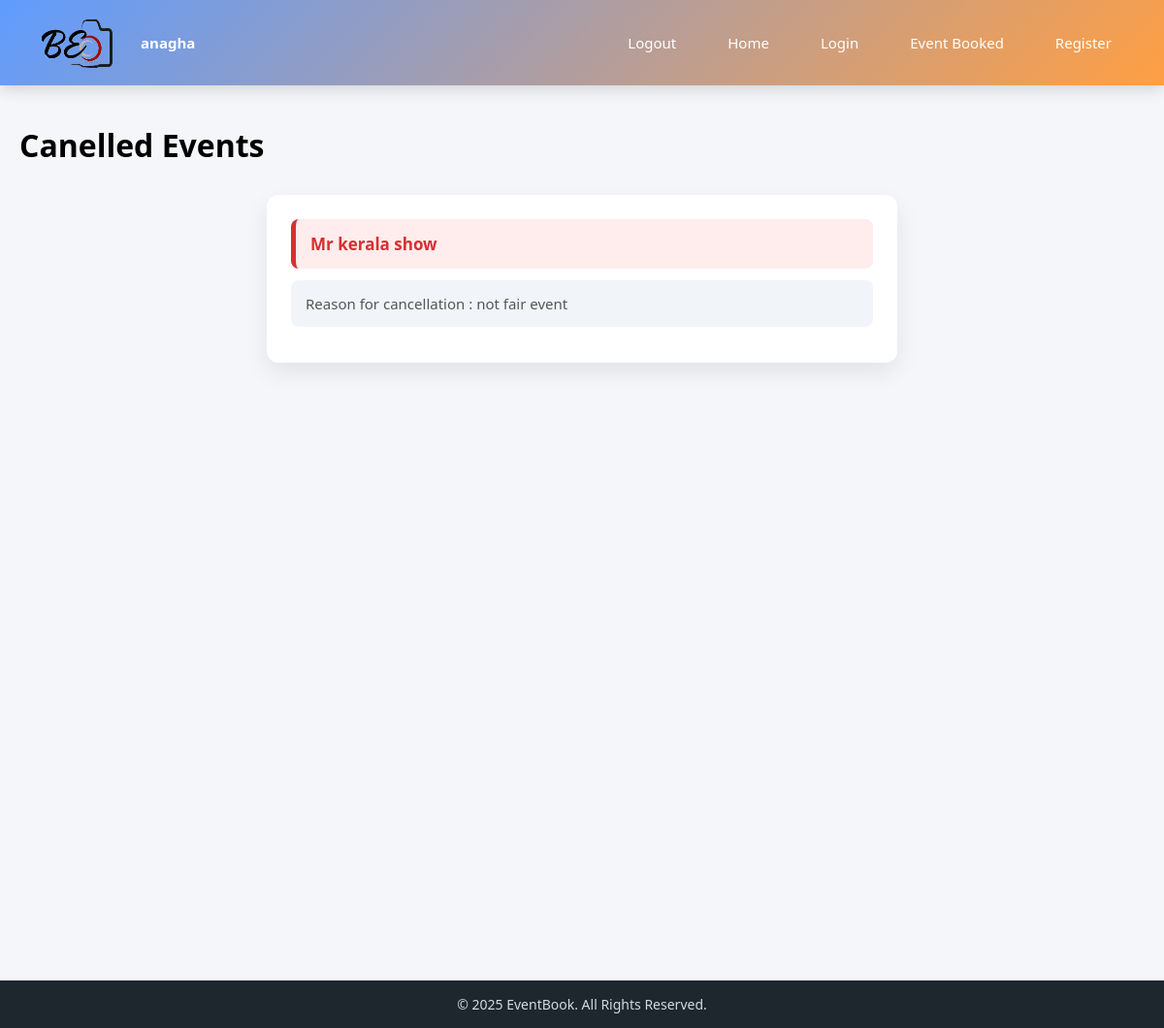
The page /cancel_notification (signed in) on the database its author committed.
### app1/models.py (models this page shows)
class CustomUser(AbstractUser):
    username = models.CharField(max_length=50,unique=True)
    email = models.EmailField(unique=True)
    ROLE_CHOICE = (
        ('admin','admin'),
        ('user','user'),
        ('hoster','hoster')
    )
    role = models.CharField(max_length=50,choices=ROLE_CHOICE,default='user')

class Event_cancel(models.Model):
    event = models.OneToOneField(Events,on_delete=models.CASCADE,null=True)
    user = models.ForeignKey(CustomUser,on_delete=models.CASCADE,null=True)
    reason = models.TextField(blank=True)

class Events(models.Model):
    hoster = models.ForeignKey(CustomUser,on_delete=models.CASCADE,null=True)
    title = models.CharField(max_length=50)
    event_cat = models.ForeignKey(event_category,on_delete=models.CASCADE)
    location = models.TextField(null=True)
    e_image = models.ImageField(upload_to='events')
    STATUS = (
        ('pending','pending'),
        ('approved','approved'),
        ('rejected','rejected')
    )
    admin_approval = models.CharField(max_length=50,choices=STATUS,default='pending')
    def __str__(self):
        return self.title

### app1/views.py (the view)
# urls.py: path('cancel_notification',cancel_notification,name='cancel_noti')
def cancel_notification(request):
    cancel = Event_cancel.objects.all()
    cancel_count = cancel.count()
    return render(request,'cancel_notf.html',{'cancel':cancel,'cancel_count':cancel_count})

### template/cancel_notf.html (shortened to what this page needs)
{%extends 'base.html'%}
{%block contents%}
<!DOCTYPE html>
<html lang="en">
<head>
    <link rel="stylesheet" href="/static/css/cancel_notf.css">
</head>
<body>
    <h1>Canelled Events</h1>
    <div class="cancel_notification_main">
        <div class="cancel_notification_card">
    {% for i in cancel %}
    <p id="event1">{{i.event}}</p>
    <p>Reason for cancellation : {{i.reason}}</p>
    {% endfor %}
        </div>
    </div>
</body>
</html>
{%endblock%}

### template/base.html (shortened to what this page needs)
<!DOCTYPE html>
<html lang="en">
<head>
    <link rel="stylesheet" href="/static/css/base_pg.css">
</head>
<body>
    <div class="main">
        <div class="header">
            <div class="logo">
                <img src="/static/images/BE logo.png" alt="" width="80px" height="60px">
            </div>
            {% if user.is_authenticated %}
            <p>{{request.user}}</p>
            <a href="{% url 'Logout_page' %}">Logout</a>
            {% endif %}
            <a href="{% url 'homepage' %}">Home</a>
            <a href="{% url 'Login_page' %}">Login</a>
            {% if user.is_authenticated and user.role == 'user' %}
            <a href="{% url 'EventBooked' %}">Event Booked</a>
            {% endif %}
            <a href="{% url 'RegisterUser' %}">Register</a>
        </div>
        <div class="content">
            {%block contents%}
            {%endblock%}
        </div>
        <div class="footer">
            <p>© 2025 EventBook. All Rights Reserved.</p>
        </div>
    </div>
</body>
</html>

### static/css/base_pg.css (style rules this page uses)
* { margin: 0; padding: 0; box-sizing: border-box; }
html, body { height: 100%; }
body { font-family: "Segoe UI", Tahoma, sans-serif; background: #f4f6fb; }
.main { min-height: 100vh; display: flex; flex-direction: column; }
.header { display: flex; align-items: center; gap: 25px; padding: 14px 40px; background: linear-gradient(135deg, #5f9cff, #ff9f43); box-shadow: 0 4px 15px rgba(0, 0, 0, 0.15); }
.logo img { display: block; }
.header p { font-size: 15px; font-weight: 600; color: #ffffff; margin-right: auto; }
.header a { text-decoration: none; font-size: 15px; font-weight: 500; color: #ffffff; padding: 8px 14px; border-radius: 6px; transition: background 0.3s ease; }
.content { flex: 1; padding: 40px 20px; }
.footer { background: #1e272e; text-align: center; padding: 15px 10px; }
.footer p { font-size: 14px; color: #d2dae2; }

### static/css/cancel_notf.css (style rules this page uses)
* { margin: 0; padding: 0; box-sizing: border-box; font-family: 'Segoe UI', Tahoma, Geneva, Verdana, sans-serif; }
body { background: #f4f6f9; }
.cancel_notification_main { min-height: 100vh; display: flex; justify-content: center; align-items: flex-start; padding: 30px 15px; }
.cancel_notification_card { width: 100%; max-width: 650px; background: #ffffff; border-radius: 12px; box-shadow: 0 10px 25px rgba(0, 0, 0, 0.08); padding: 25px; }
.cancel_notification_card p { padding: 12px 15px; margin-bottom: 12px; border-radius: 8px; background: #f8fafc; font-size: 15px; color: #333; line-height: 1.6; }
#event1 { font-size: 17px; font-weight: 600; color: #d63031; background: #ffecec; border-left: 5px solid #d63031; }
.cancel_notification_card p:nth-child(2n) { background: #f1f5f9; color: #555; }

### rows shown on the page
CustomUser: user "anagha"
Event_cancel: event "Mr kerala show", reason "not fair event"
